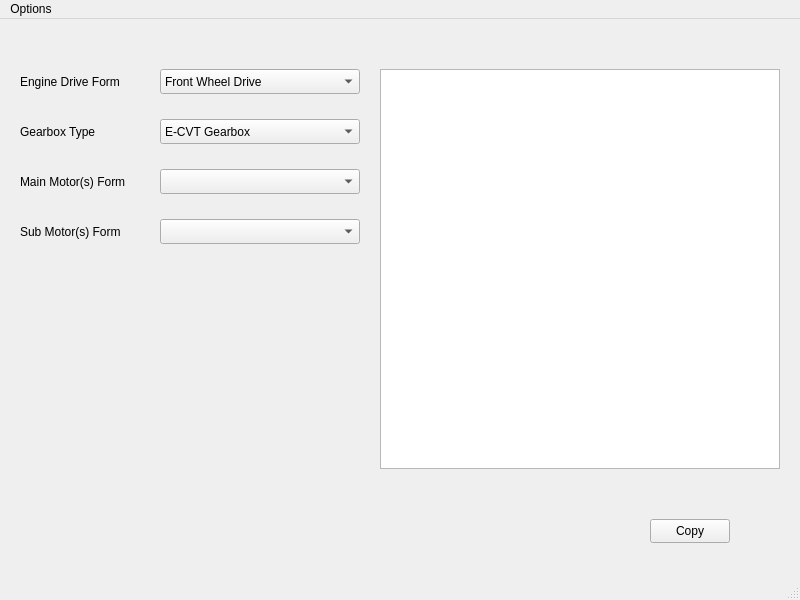
<?xml version="1.0" encoding="UTF-8"?>
<ui version="4.0">
 <class>Hybrid_PC_Edit</class>
 <widget class="QMainWindow" name="Hybrid_PC_Edit">
  <property name="geometry">
   <rect>
    <x>0</x>
    <y>0</y>
    <width>800</width>
    <height>600</height>
   </rect>
  </property>
  <property name="cursor">
   <cursorShape>PointingHandCursor</cursorShape>
  </property>
  <property name="windowTitle">
   <string>Hybrid PC Edit</string>
  </property>
  <property name="windowIcon">
   <iconset theme="appointment-soon">
    <normaloff>.</normaloff>.</iconset>
  </property>
  <property name="locale">
   <locale language="English" country="UnitedStates"/>
  </property>
  <widget class="QWidget" name="centralwidget">
   <widget class="QComboBox" name="comboBox_Engine">
    <property name="geometry">
     <rect>
      <x>160</x>
      <y>50</y>
      <width>200</width>
      <height>25</height>
     </rect>
    </property>
    <property name="cursor">
     <cursorShape>ArrowCursor</cursorShape>
    </property>
    <item>
     <property name="text">
      <string>Front Wheel Drive</string>
     </property>
    </item>
    <item>
     <property name="text">
      <string>Rear Wheel Drive</string>
     </property>
    </item>
    <item>
     <property name="text">
      <string>All Wheel Drive</string>
     </property>
    </item>
   </widget>
   <widget class="QLabel" name="label">
    <property name="geometry">
     <rect>
      <x>20</x>
      <y>50</y>
      <width>120</width>
      <height>25</height>
     </rect>
    </property>
    <property name="text">
     <string>Engine Drive Form</string>
    </property>
   </widget>
   <widget class="QLabel" name="label_2">
    <property name="geometry">
     <rect>
      <x>20</x>
      <y>150</y>
      <width>120</width>
      <height>25</height>
     </rect>
    </property>
    <property name="text">
     <string>Main Motor(s) Form</string>
    </property>
   </widget>
   <widget class="QLabel" name="label_3">
    <property name="geometry">
     <rect>
      <x>20</x>
      <y>200</y>
      <width>120</width>
      <height>25</height>
     </rect>
    </property>
    <property name="text">
     <string>Sub Motor(s) Form</string>
    </property>
   </widget>
   <widget class="QComboBox" name="comboBox_Sub_Motor">
    <property name="geometry">
     <rect>
      <x>160</x>
      <y>200</y>
      <width>200</width>
      <height>25</height>
     </rect>
    </property>
    <property name="cursor">
     <cursorShape>ArrowCursor</cursorShape>
    </property>
   </widget>
   <widget class="QLabel" name="label_4">
    <property name="geometry">
     <rect>
      <x>20</x>
      <y>100</y>
      <width>120</width>
      <height>25</height>
     </rect>
    </property>
    <property name="text">
     <string>Gearbox Type</string>
    </property>
   </widget>
   <widget class="QComboBox" name="comboBox_Gearbox">
    <property name="geometry">
     <rect>
      <x>160</x>
      <y>100</y>
      <width>200</width>
      <height>25</height>
     </rect>
    </property>
    <property name="cursor">
     <cursorShape>ArrowCursor</cursorShape>
    </property>
    <item>
     <property name="text">
      <string>E-CVT Gearbox</string>
     </property>
    </item>
    <item>
     <property name="text">
      <string>3-DHT Gearbox</string>
     </property>
    </item>
    <item>
     <property name="text">
      <string>Automatic Gearbox</string>
     </property>
    </item>
    <item>
     <property name="text">
      <string>CVT Gearbox</string>
     </property>
    </item>
    <item>
     <property name="text">
      <string>DCT  Gearbox</string>
     </property>
    </item>
    <item>
     <property name="text">
      <string>AMT Gearbox</string>
     </property>
    </item>
    <item>
     <property name="text">
      <string>MT Gearbox</string>
     </property>
    </item>
   </widget>
   <widget class="QPushButton" name="pushButton_Copy">
    <property name="geometry">
     <rect>
      <x>650</x>
      <y>500</y>
      <width>80</width>
      <height>24</height>
     </rect>
    </property>
    <property name="text">
     <string>Copy</string>
    </property>
   </widget>
   <widget class="QComboBox" name="comboBox_Main_Motor">
    <property name="geometry">
     <rect>
      <x>160</x>
      <y>150</y>
      <width>200</width>
      <height>25</height>
     </rect>
    </property>
    <property name="cursor">
     <cursorShape>ArrowCursor</cursorShape>
    </property>
   </widget>
   <widget class="QTextBrowser" name="textBrowser">
    <property name="geometry">
     <rect>
      <x>380</x>
      <y>50</y>
      <width>400</width>
      <height>400</height>
     </rect>
    </property>
   </widget>
  </widget>
  <widget class="QMenuBar" name="menubar">
   <property name="geometry">
    <rect>
     <x>0</x>
     <y>0</y>
     <width>800</width>
     <height>21</height>
    </rect>
   </property>
   <widget class="QMenu" name="menuHybrid_PC_Edit">
    <property name="title">
     <string>Options</string>
    </property>
    <addaction name="actionExit"/>
   </widget>
   <addaction name="menuHybrid_PC_Edit"/>
  </widget>
  <widget class="QStatusBar" name="statusbar"/>
  <action name="actionExit">
   <property name="text">
    <string>Exit</string>
   </property>
  </action>
 </widget>
 <resources/>
 <connections/>
</ui>
